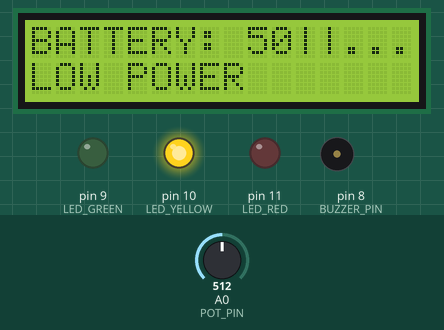
Bench run of a sketch on a simulated Arduino Uno, built with avr-gcc and run on an emulated ATmega328P. On the bench: 16×2 character LCD, output pins drawn as LEDs (lit = HIGH), buzzer (waves = sounding, pin HIGH). Inputs (shaded band) come from the test bench; at power-on: A0 (POT_PIN) = 512. What the sketch prints to the serial monitor is not drawn.

Above: at 3.3 s.
3.4 s: A0 (POT_PIN) set to 323
At 3.8 s:
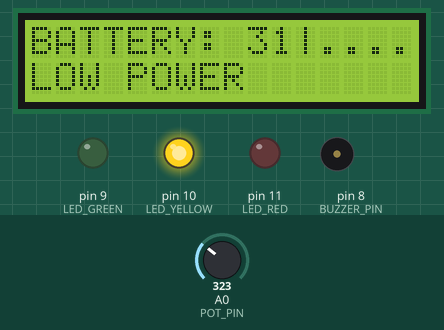
4.9 s: A0 (POT_PIN) set to 300
At 5.8 s:
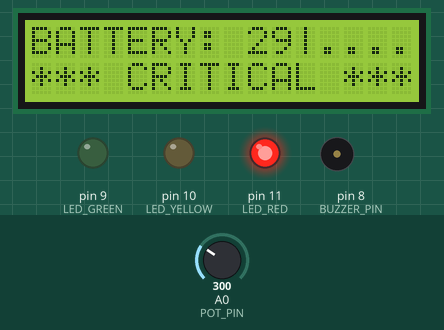
6.9 s: A0 (POT_PIN) set to 1023
At 7.8 s:
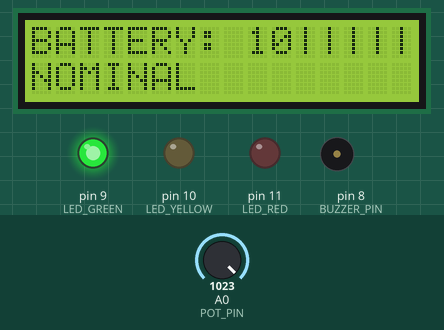
9.9 s: A0 (POT_PIN) set to 724
At 11.0 s:
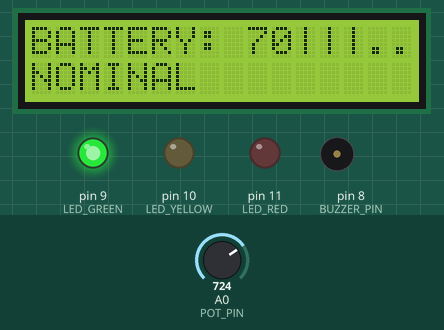
11.6 s: A0 (POT_PIN) set to 699
At 12.5 s:
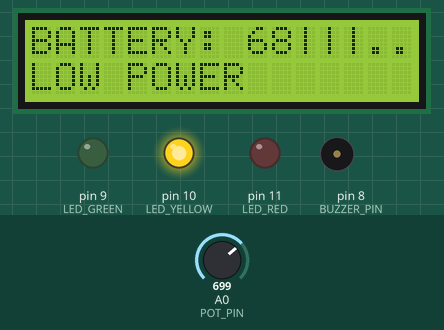
13.2 s: A0 (POT_PIN) set to 122
At 15.3 s:
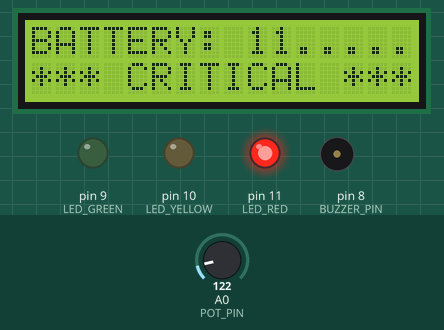
Timing chart, 0 to 16.2 s (numbered marks = the images above; inputs shaded):
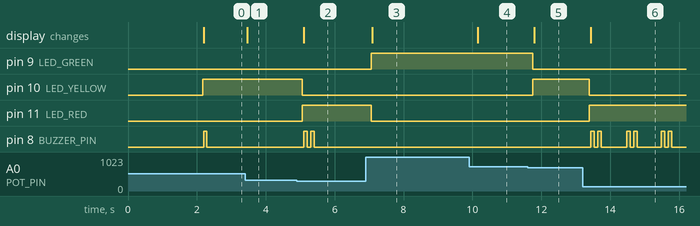

The sketch:

code.ino
```cpp
/*
 * POWER MANAGEMENT SYSTEM
 * Battery level monitor for asteroid mining drone
 * Engineer: Matibini Handiya
 *
 * Potentiometer simulates battery voltage (0-100%)
 * Green = good (70-100%)
 * Yellow = low (30-69%)
 * Red = critical (0-29%) + alarm
 */

#include <Wire.h>
#include <LiquidCrystal_I2C.h>

// Pin definitions
#define POT_PIN A0
#define LED_GREEN 9
#define LED_YELLOW 10
#define LED_RED 11
#define BUZZER_PIN 8

// Battery thresholds (%)
const int CRITICAL_THRESHOLD = 30;   // Below 30% = critical
const int LOW_THRESHOLD = 70;         // Below 70% = low (yellow)
// 70-100% = good (green)

// Timing for beep pattern
unsigned long lastBeepTime = 0;
const int BEEP_INTERVAL_NORMAL = 5000;   // Beep every 5 seconds when critical
const int BEEP_INTERVAL_URGENT = 1000;   // Beep every 1 second when below 15%

// LCD
LiquidCrystal_I2C lcd(0x27, 16, 2);

// Variables
int batteryPercent = 100;
int lastPercent = -1;

void setup() {
  Serial.begin(9600);

  // LED pins
  pinMode(LED_GREEN, OUTPUT);
  pinMode(LED_YELLOW, OUTPUT);
  pinMode(LED_RED, OUTPUT);

  // Buzzer
  pinMode(BUZZER_PIN, OUTPUT);

  // LCD
  lcd.init();
  lcd.backlight();

  // Mission start screen
  lcd.clear();
  lcd.setCursor(0, 0);
  lcd.print("POWER MANAGEMENT");
  lcd.setCursor(0, 1);
  lcd.print("SYSTEM ONLINE");
  delay(2000);

  Serial.println("=== POWER MANAGEMENT SYSTEM ===");
  Serial.println("Status: ONLINE");
  Serial.println("70-100%: Green | 30-69%: Yellow | 0-29%: Red + Alarm");
  Serial.println("=================================");
}

void loop() {
  // Read potentiometer (0-1023) and convert to percentage (0-100)
  int rawValue = analogRead(POT_PIN);
  batteryPercent = map(rawValue, 0, 1023, 0, 100);

  // Update LEDs based on battery level
  updateLEDs();

  // Update LCD display
  updateLCD();

  // Handle critical battery alarm
  handleCriticalAlarm();

  // Send telemetry to Serial Monitor
  sendTelemetry();

  delay(200);  // Update 5 times per second
}

void updateLEDs() {
  if (batteryPercent >= LOW_THRESHOLD) {
    // Good battery (70-100%) - Green only
    digitalWrite(LED_GREEN, HIGH);
    digitalWrite(LED_YELLOW, LOW);
    digitalWrite(LED_RED, LOW);
  }
  else if (batteryPercent >= CRITICAL_THRESHOLD) {
    // Low battery (30-69%) - Yellow only
    digitalWrite(LED_GREEN, LOW);
    digitalWrite(LED_YELLOW, HIGH);
    digitalWrite(LED_RED, LOW);
  }
  else {
    // Critical battery (0-29%) - Red only
    digitalWrite(LED_GREEN, LOW);
    digitalWrite(LED_YELLOW, LOW);
    digitalWrite(LED_RED, HIGH);
  }
}

void updateLCD() {
  lcd.clear();

  // Row 1: Battery percentage
  lcd.setCursor(0, 0);
  lcd.print("BATTERY: ");
  lcd.print(batteryPercent);
  lcd.print("%");

  // Battery bar (visual)
  lcd.setCursor(11, 0);
  int bars = map(batteryPercent, 0, 100, 0, 5);
  for (int i = 0; i < bars; i++) {
    lcd.print("|");
  }
  for (int i = bars; i < 5; i++) {
    lcd.print(".");
  }

  // Row 2: Status message
  lcd.setCursor(0, 1);
  if (batteryPercent >= LOW_THRESHOLD) {
    lcd.print("NOMINAL       ");
  }
  else if (batteryPercent >= CRITICAL_THRESHOLD) {
    lcd.print("LOW POWER     ");
  }
  else {
    lcd.print("*** CRITICAL ***");
  }
}

void handleCriticalAlarm() {
  if (batteryPercent < CRITICAL_THRESHOLD) {
    // Critical battery alarm
    // Determine beep interval (more urgent as battery drops)
    int beepInterval;
    if (batteryPercent < 15) {
      beepInterval = BEEP_INTERVAL_URGENT;   // Fast beeps
    } else {
      beepInterval = BEEP_INTERVAL_NORMAL;   // Slow beeps
    }

    unsigned long currentTime = millis();
    if (currentTime - lastBeepTime >= beepInterval) {
      lastBeepTime = currentTime;

      // Beep pattern: two short beeps for critical
      digitalWrite(BUZZER_PIN, HIGH);
      delay(100);
      digitalWrite(BUZZER_PIN, LOW);
      delay(100);
      digitalWrite(BUZZER_PIN, HIGH);
      delay(100);
      digitalWrite(BUZZER_PIN, LOW);

      Serial.print("🔋 CRITICAL BATTERY: ");
      Serial.print(batteryPercent);
      Serial.println("% - RECHARGE IMMEDIATELY");
    }
  }
  else if (batteryPercent >= CRITICAL_THRESHOLD && batteryPercent < LOW_THRESHOLD) {
    // Low battery warning - single short beep once
    static bool lowBeepDone = false;
    if (!lowBeepDone) {
      digitalWrite(BUZZER_PIN, HIGH);
      delay(80);
      digitalWrite(BUZZER_PIN, LOW);
      lowBeepDone = true;
    }
  }
  else {
    // Normal battery - reset beep flag
    static bool lowBeepDone = false;
    lowBeepDone = false;
  }
}

void sendTelemetry() {
  if (batteryPercent != lastPercent) {
    Serial.print("📊 TELEMETRY | Battery: ");
    Serial.print(batteryPercent);
    Serial.print("% | Status: ");

    if (batteryPercent >= LOW_THRESHOLD) {
      Serial.println("NOMINAL");
    }
    else if (batteryPercent >= CRITICAL_THRESHOLD) {
      Serial.println("LOW POWER");
    }
    else {
      Serial.println("CRITICAL");
    }

    lastPercent = batteryPercent;
  }
}
```

Measured:
- the behaviour switches between 307 and 306 on A0 (POT_PIN) (found by bisection; images 1 and 2)
- the behaviour switches between 717 and 716 on A0 (POT_PIN) (found by bisection; images 4 and 5)
- after the input at 3.4 s, the display: changes after 0.06 s (image 1)
- after the input at 4.9 s, pin 10 (LED_YELLOW): HIGH → LOW after 0.16 s; pin 11 (LED_RED): LOW → HIGH after 0.16 s; pin 8 (BUZZER_PIN): alternates HIGH for 0.10 s and LOW for 0.10 s, 4 changes in all, then stays LOW, starting after 0.20 s; the display: changes after 0.20 s (image 2)
- after the input at 6.9 s, pin 9 (LED_GREEN): LOW → HIGH after 0.16 s; pin 11 (LED_RED): HIGH → LOW after 0.16 s; the display: changes after 0.19 s (image 3)
- after the input at 9.9 s, the display: changes after 0.25 s (image 4)
- after the input at 11.6 s, pin 9 (LED_GREEN): HIGH → LOW after 0.16 s; pin 10 (LED_YELLOW): LOW → HIGH after 0.16 s; the display: changes after 0.19 s (image 5)
- after the input at 13.2 s, pin 10 (LED_YELLOW): HIGH → LOW after 0.20 s; pin 11 (LED_RED): LOW → HIGH after 0.20 s; pin 8 (BUZZER_PIN): LOW → HIGH after 0.23 s, then repeats every 1.0 s: LOW 0.10 s, HIGH 0.10 s, LOW 0.75 s, HIGH 0.10 s; the display: changes after 0.23 s (image 6)
